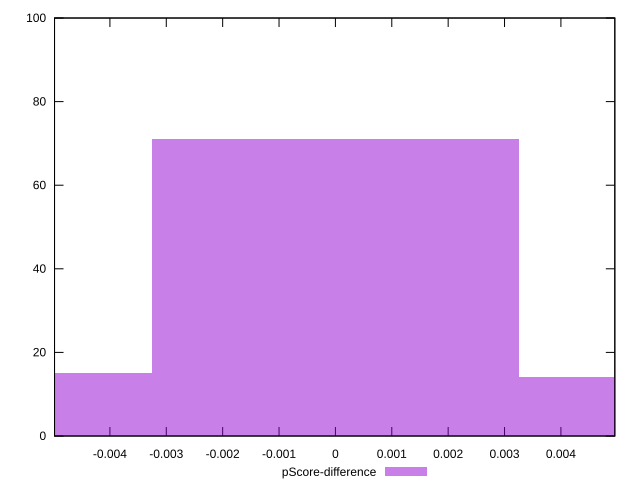

Generate this figure with gnuplot:
reset

$pScoreDifference <<EOF
0 71
-0.0065199334966497555 15
0.0065199334966497555 14
EOF

set key outside below
set boxwidth 0.0065199334966497555
set xrange [-0.0049822899301105086:0.00495631050682028]
set yrange [0:100]
set trange [0:100]
set style fill transparent solid 0.5 noborder
set terminal svg size 640, 490 enhanced background rgb 'white'
set output "report_00015_2021-02-09T16-11-33.973Z/max-potential-fid/samples/pages+cached/pScore-difference/histogram.svg"

plot $pScoreDifference title "pScore-difference" with boxes

reset
